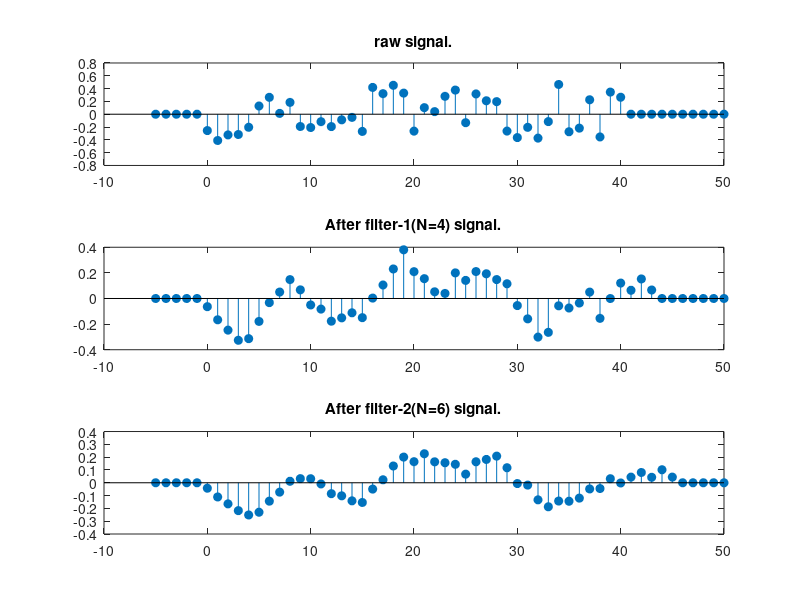

Here is the MATLAB script that generated this plot:
%**************************************************************************
%@SoC team, mducng
%**************************************************************************
clc;
clear; 
close all;
%**************************************************************************
n       = -5:50;
%**************************************************************************
% Random inputs cmd by MATLAB:
% din     = [zeros(1,5), rand(1,41)-1/2, zeros(1,10)];
% SAVE one result for test
din =    [     0         0         0         0 ...
               0   -0.2552   -0.4101   -0.3229 ...
         -0.3168   -0.2039    0.1283    0.2637 ...
          0.0128    0.1847   -0.1917   -0.2078 ...
         -0.1164   -0.1929   -0.0876   -0.0493 ...
         -0.2687    0.4183    0.3209    0.4516 ...
          0.3295   -0.2643    0.1027    0.0406 ...
          0.2794    0.3770   -0.1322    0.3168 ...
          0.2102    0.1966   -0.2633   -0.3644 ...
         -0.2048   -0.3733   -0.1150    0.4646 ...
         -0.2734   -0.2175    0.2257   -0.3548 ...
          0.3454    0.2651         0         0 ...
               0         0         0         0 ...
               0         0         0         0];
%**************************************************************************
%For using the digital SW of MATLAB
dout4  = filter(ones(1,4)/4,1,din);
dout6  = filter(ones(1,6)/6,1,din);
%**************************************************************************
subplot(3,1,1);
stem(n,din,'filled');
title("raw signal."); 

subplot(3,1,2);
stem(n,dout4,'filled');
title("After filter-1(N=4) signal.");

subplot(3,1,3);
stem(n,dout6,'filled');
title("After filter-2(N=6) signal.");
%**************************************************************************
%For test bench inputs:
%*2^8:  For change float --> integer values
din8 = round(din*2^8);
for i=1:56
    formatSpec = '	   din = %d; #10; // Sample(%d)\n';
    fprintf(formatSpec,din8(i),i);
end
